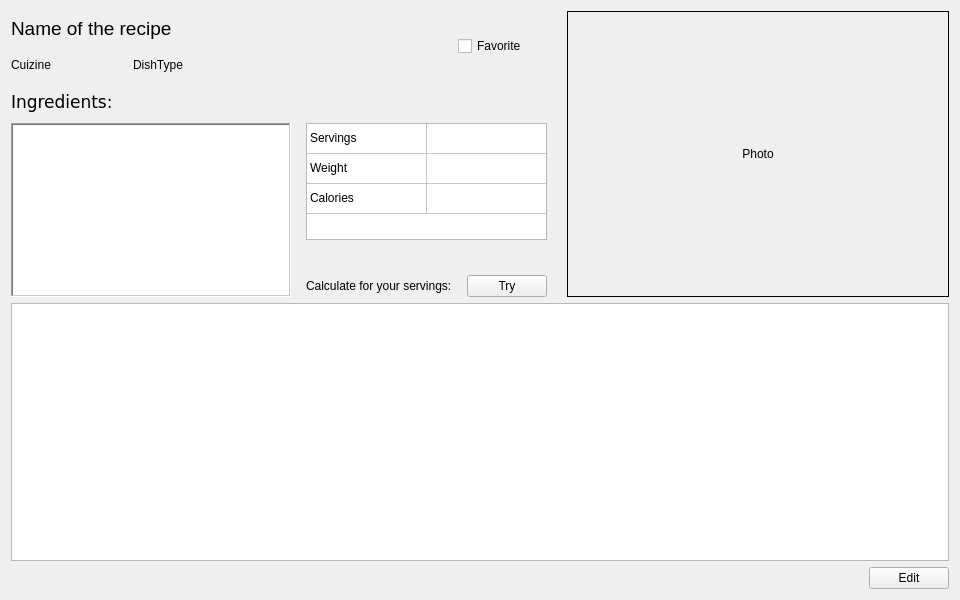
<?xml version="1.0" encoding="UTF-8"?>
<ui version="4.0">
 <class>ReceiptView</class>
 <widget class="QWidget" name="ReceiptView">
  <property name="geometry">
   <rect>
    <x>0</x>
    <y>0</y>
    <width>960</width>
    <height>600</height>
   </rect>
  </property>
  <property name="minimumSize">
   <size>
    <width>960</width>
    <height>600</height>
   </size>
  </property>
  <property name="windowTitle">
   <string>ReceiptView</string>
  </property>
  <layout class="QGridLayout" name="gridLayout">
   <item row="0" column="0">
    <layout class="QVBoxLayout" name="verticalLayout_6" stretch="1,1">
     <item>
      <layout class="QHBoxLayout" name="horizontalLayout_8" stretch="4,4">
       <property name="spacing">
        <number>20</number>
       </property>
       <item>
        <layout class="QVBoxLayout" name="verticalLayout_4" stretch="2,1,5">
         <property name="spacing">
          <number>4</number>
         </property>
         <item>
          <layout class="QHBoxLayout" name="horizontalLayout_4" stretch="4,1">
           <item>
            <layout class="QVBoxLayout" name="verticalLayout_2">
             <property name="spacing">
              <number>3</number>
             </property>
             <item>
              <widget class="QLabel" name="l_name_of_receipt">
               <property name="sizePolicy">
                <sizepolicy hsizetype="Expanding" vsizetype="Preferred">
                 <horstretch>0</horstretch>
                 <verstretch>0</verstretch>
                </sizepolicy>
               </property>
               <property name="font">
                <font>
                 <family>Nirmala UI</family>
                 <pointsize>14</pointsize>
                </font>
               </property>
               <property name="text">
                <string>Name of the recipe</string>
               </property>
              </widget>
             </item>
             <item>
              <layout class="QHBoxLayout" name="horizontalLayout_3" stretch="1,1,2">
               <property name="spacing">
                <number>21</number>
               </property>
               <item>
                <widget class="QLabel" name="l_cuisine">
                 <property name="text">
                  <string>Cuizine</string>
                 </property>
                 <property name="alignment">
                  <set>Qt::AlignLeading|Qt::AlignLeft|Qt::AlignVCenter</set>
                 </property>
                </widget>
               </item>
               <item>
                <widget class="QLabel" name="l_dishtype">
                 <property name="text">
                  <string>DishType</string>
                 </property>
                 <property name="alignment">
                  <set>Qt::AlignLeading|Qt::AlignLeft|Qt::AlignVCenter</set>
                 </property>
                </widget>
               </item>
               <item>
                <spacer name="horizontalSpacer">
                 <property name="orientation">
                  <enum>Qt::Horizontal</enum>
                 </property>
                 <property name="sizeHint" stdset="0">
                  <size>
                   <width>40</width>
                   <height>20</height>
                  </size>
                 </property>
                </spacer>
               </item>
              </layout>
             </item>
            </layout>
           </item>
           <item>
            <layout class="QVBoxLayout" name="verticalLayout" stretch="1">
             <item>
              <layout class="QHBoxLayout" name="horizontalLayout_2" stretch="1,1,1">
               <item>
                <spacer name="verticalSpacer">
                 <property name="orientation">
                  <enum>Qt::Vertical</enum>
                 </property>
                 <property name="sizeHint" stdset="0">
                  <size>
                   <width>20</width>
                   <height>40</height>
                  </size>
                 </property>
                </spacer>
               </item>
               <item>
                <widget class="QCheckBox" name="cb_isFavorite">
                 <property name="layoutDirection">
                  <enum>Qt::LeftToRight</enum>
                 </property>
                 <property name="text">
                  <string>Favorite</string>
                 </property>
                 <property name="tristate">
                  <bool>false</bool>
                 </property>
                </widget>
               </item>
               <item>
                <spacer name="verticalSpacer_2">
                 <property name="orientation">
                  <enum>Qt::Vertical</enum>
                 </property>
                 <property name="sizeHint" stdset="0">
                  <size>
                   <width>20</width>
                   <height>40</height>
                  </size>
                 </property>
                </spacer>
               </item>
              </layout>
             </item>
            </layout>
           </item>
          </layout>
         </item>
         <item>
          <layout class="QHBoxLayout" name="horizontalLayout_6">
           <property name="spacing">
            <number>3</number>
           </property>
           <item>
            <widget class="QLabel" name="label_9">
             <property name="font">
              <font>
               <family>DejaVu Sans</family>
               <pointsize>13</pointsize>
              </font>
             </property>
             <property name="text">
              <string>Ingredients:</string>
             </property>
            </widget>
           </item>
           <item>
            <spacer name="verticalSpacer_4">
             <property name="orientation">
              <enum>Qt::Vertical</enum>
             </property>
             <property name="sizeHint" stdset="0">
              <size>
               <width>20</width>
               <height>40</height>
              </size>
             </property>
            </spacer>
           </item>
          </layout>
         </item>
         <item>
          <layout class="QHBoxLayout" name="horizontalLayout_7" stretch="3,2">
           <property name="spacing">
            <number>15</number>
           </property>
           <item>
            <widget class="QTableWidget" name="tW_ingredients">
             <property name="sizePolicy">
              <sizepolicy hsizetype="Preferred" vsizetype="Preferred">
               <horstretch>0</horstretch>
               <verstretch>0</verstretch>
              </sizepolicy>
             </property>
             <property name="minimumSize">
              <size>
               <width>280</width>
               <height>0</height>
              </size>
             </property>
             <property name="frameShape">
              <enum>QFrame::WinPanel</enum>
             </property>
             <property name="horizontalScrollBarPolicy">
              <enum>Qt::ScrollBarAsNeeded</enum>
             </property>
             <property name="sizeAdjustPolicy">
              <enum>QAbstractScrollArea::AdjustToContents</enum>
             </property>
             <property name="textElideMode">
              <enum>Qt::ElideRight</enum>
             </property>
             <attribute name="horizontalHeaderVisible">
              <bool>false</bool>
             </attribute>
             <attribute name="horizontalHeaderMinimumSectionSize">
              <number>5</number>
             </attribute>
             <attribute name="horizontalHeaderDefaultSectionSize">
              <number>110</number>
             </attribute>
             <attribute name="horizontalHeaderStretchLastSection">
              <bool>true</bool>
             </attribute>
             <attribute name="verticalHeaderShowSortIndicator" stdset="0">
              <bool>false</bool>
             </attribute>
             <attribute name="verticalHeaderStretchLastSection">
              <bool>false</bool>
             </attribute>
             <column>
              <property name="text">
               <string/>
              </property>
              <property name="font">
               <font>
                <pointsize>8</pointsize>
               </font>
              </property>
             </column>
             <column>
              <property name="text">
               <string/>
              </property>
              <property name="textAlignment">
               <set>AlignTrailing|AlignVCenter</set>
              </property>
             </column>
            </widget>
           </item>
           <item>
            <layout class="QVBoxLayout" name="verticalLayout_3">
             <property name="sizeConstraint">
              <enum>QLayout::SetMinimumSize</enum>
             </property>
             <item>
              <widget class="QTableWidget" name="tW_properties">
               <property name="verticalScrollBarPolicy">
                <enum>Qt::ScrollBarAlwaysOff</enum>
               </property>
               <property name="horizontalScrollBarPolicy">
                <enum>Qt::ScrollBarAlwaysOff</enum>
               </property>
               <property name="sizeAdjustPolicy">
                <enum>QAbstractScrollArea::AdjustIgnored</enum>
               </property>
               <attribute name="horizontalHeaderVisible">
                <bool>false</bool>
               </attribute>
               <attribute name="horizontalHeaderDefaultSectionSize">
                <number>120</number>
               </attribute>
               <attribute name="verticalHeaderVisible">
                <bool>false</bool>
               </attribute>
               <row>
                <property name="text">
                 <string>Новий рядок</string>
                </property>
               </row>
               <row>
                <property name="text">
                 <string>Новий рядок</string>
                </property>
               </row>
               <row>
                <property name="text">
                 <string>Новий рядок</string>
                </property>
               </row>
               <column>
                <property name="text">
                 <string/>
                </property>
               </column>
               <column>
                <property name="text">
                 <string/>
                </property>
               </column>
               <item row="0" column="0">
                <property name="text">
                 <string>Servings</string>
                </property>
               </item>
               <item row="1" column="0">
                <property name="text">
                 <string>Weight</string>
                </property>
               </item>
               <item row="2" column="0">
                <property name="text">
                 <string>Calories</string>
                </property>
               </item>
              </widget>
             </item>
             <item>
              <spacer name="horizontalSpacer_3">
               <property name="orientation">
                <enum>Qt::Horizontal</enum>
               </property>
               <property name="sizeHint" stdset="0">
                <size>
                 <width>40</width>
                 <height>20</height>
                </size>
               </property>
              </spacer>
             </item>
             <item>
              <layout class="QHBoxLayout" name="horizontalLayout_5">
               <item>
                <widget class="QLabel" name="label_7">
                 <property name="text">
                  <string>Calculate for your servings:</string>
                 </property>
                </widget>
               </item>
               <item>
                <widget class="QPushButton" name="pb_calculate_dialog">
                 <property name="text">
                  <string>Try</string>
                 </property>
                </widget>
               </item>
              </layout>
             </item>
            </layout>
           </item>
          </layout>
         </item>
        </layout>
       </item>
       <item>
        <widget class="QLabel" name="l_photo">
         <property name="sizePolicy">
          <sizepolicy hsizetype="Ignored" vsizetype="Ignored">
           <horstretch>1</horstretch>
           <verstretch>1</verstretch>
          </sizepolicy>
         </property>
         <property name="autoFillBackground">
          <bool>true</bool>
         </property>
         <property name="frameShape">
          <enum>QFrame::Box</enum>
         </property>
         <property name="text">
          <string>Photo</string>
         </property>
         <property name="alignment">
          <set>Qt::AlignCenter</set>
         </property>
        </widget>
       </item>
      </layout>
     </item>
     <item>
      <layout class="QVBoxLayout" name="verticalLayout_5" stretch="6,1">
       <item>
        <widget class="QPlainTextEdit" name="pte_method"/>
       </item>
       <item>
        <layout class="QHBoxLayout" name="horizontalLayout_9">
         <property name="spacing">
          <number>10</number>
         </property>
         <item>
          <spacer name="horizontalSpacer_2">
           <property name="orientation">
            <enum>Qt::Horizontal</enum>
           </property>
           <property name="sizeHint" stdset="0">
            <size>
             <width>40</width>
             <height>20</height>
            </size>
           </property>
          </spacer>
         </item>
         <item>
          <widget class="QPushButton" name="pb_edit">
           <property name="text">
            <string>Edit</string>
           </property>
          </widget>
         </item>
        </layout>
       </item>
      </layout>
     </item>
    </layout>
   </item>
  </layout>
 </widget>
 <resources/>
 <connections/>
</ui>
